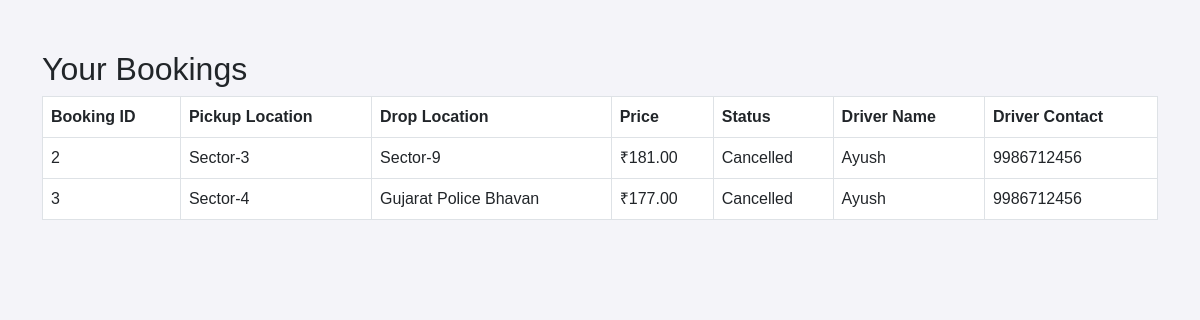
/view_bookings.php (signed in), run on the app's committed database.
### tables this page shows
CREATE TABLE `bookrecord` (
  `booking_id` int(11) NOT NULL,
  `pickup_location` varchar(255) NOT NULL,
  `drop_location` varchar(255) NOT NULL,
  `price` decimal(10,2) NOT NULL,
  `status` enum('Pending','Confirmed','Completed','Cancelled','Pickup','Drop') DEFAULT 'Pending',
  `vehicle_id` int(11) NOT NULL,
  `driver_id` int(11) DEFAULT NULL,
  `customer_id` int(10) NOT NULL,
  `pickup_time` datetime NOT NULL,
  `drop_time` datetime NOT NULL
);

CREATE TABLE `driverre` (
  `Driver_id` int(11) NOT NULL,
  `fname` varchar(255) NOT NULL,
  `email` varchar(255) NOT NULL,
  `phone` varchar(10) NOT NULL,
  `username` varchar(255) NOT NULL,
  `password` varchar(255) NOT NULL,
  `licence_no` varchar(255) NOT NULL,
  `licence_photo` varchar(255) NOT NULL,
  `address` text NOT NULL,
  `photo` varchar(255) NOT NULL,
  `approval_status` enum('Pending','Approved','Rejected') DEFAULT 'Pending'
);

### view_bookings.php (the view, shortened to what this page needs)
<?php
include("db_connect.php");
$customer_id = $_SESSION['customer_id'];
$booking_query = "SELECT b.booking_id, b.pickup_location, b.drop_location, b.price, b.status, d.fname AS driver_name, d.phone AS driver_contact
                  FROM bookrecord b
                  LEFT JOIN driverre d ON b.driver_id = d.driver_id
                  WHERE b.customer_id = ?";
$stmt = $conn->prepare($booking_query);
$stmt->bind_param("i", $customer_id);
$stmt->execute();
$result = $stmt->get_result();
?>
<!DOCTYPE html>
<html lang="en">
<head>
    <link href="https://cdn.jsdelivr.net/npm/bootstrap@5.3.0/dist/css/bootstrap.min.css" rel="stylesheet">
</head>
<body>
<div class="container">
    <h2>Your Bookings</h2>
    <table class="table table-bordered">
        <thead>
            <tr>
                <th>Booking ID</th>
                <th>Pickup Location</th>
                <th>Drop Location</th>
                <th>Price</th>
                <th>Status</th>
                <th>Driver Name</th>
                <th>Driver Contact</th>
            </tr>
        </thead>
        <tbody>
            <?php if ($result->num_rows > 0): ?>
                <?php while ($row = $result->fetch_assoc()): ?>
                    <tr>
                        <td><?php echo htmlspecialchars($row['booking_id']); ?></td>
                        <td><?php echo htmlspecialchars($row['pickup_location']); ?></td>
                        <td><?php echo htmlspecialchars($row['drop_location']); ?></td>
                        <td>₹<?php echo htmlspecialchars($row['price']); ?></td>
                        <td><?php echo htmlspecialchars($row['status']); ?></td>
                        <td><?php echo htmlspecialchars($row['driver_name']); ?></td>
                        <td><?php echo htmlspecialchars($row['driver_contact']); ?></td>
                    </tr>
                <?php endwhile; ?>
            <?php else: ?>
                <tr>
                    <td colspan="7" class="text-center">No bookings found.</td>
                </tr>
            <?php endif; ?>
        </tbody>
    </table>
</div>
</body>
</html>

### view_bookings.php (style rules this page uses)
body { font-family: 'Poppins', sans-serif; background-color: #f4f4f9; }
.container { margin-top: 50px; }

### data on the page
bookrecord: booking_id "2", pickup_location "Sector-3", drop_location "Sector-9", price "181.00", status "Cancelled", driver.fname "Ayush", driver.phone "9986712456"
bookrecord: booking_id "3", pickup_location "Sector-4", drop_location "Gujarat Police Bhavan", price "177.00", status "Cancelled", driver.fname "Ayush", driver.phone "9986712456"
